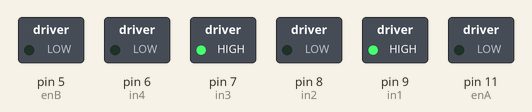
A sketch run on a simulated Arduino Uno, built with avr-gcc and run on an emulated ATmega328P. On the bench: switched loads named in the sketch (green lamp = pin HIGH).

Above: at 0.1 s.
Timing chart, 0 to 1.6 s (numbered marks = the images above):
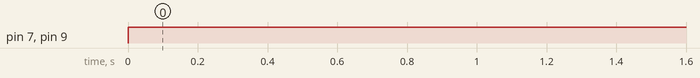

The sketch:

motor_control_with_fail_safe_and_bluetooth.ino
```cpp
// L298N motor driver control pins
const byte enA = 11;
const byte in1 = 9;
const byte in2 = 8;
const byte in3 = 7;
const byte in4 = 6;
const byte enB = 5;

// Ultrasonic Sensor Pins (3-wire mode)
const byte uss_left = 12;
const byte uss_mid = 10;
const byte uss_right = 4;

byte left_speed, right_speed;
bool speed_received = false;

// Minimum distance for collision in centimeters
const short threshold = 15;

void setup() {
  // Define pin modes
  pinMode(in1, OUTPUT);
  pinMode(in2, OUTPUT);
  pinMode(in3, OUTPUT);
  pinMode(in4, OUTPUT);

  // Initialize Serial for printing results
  Serial.begin(9600);
  // Ensure Serial is ready
  while (! Serial);
}

void loop() {
  // Check if any of the distances from the 3 ultrasonic sensors were below the threshold.
  /*if (getUltrasonicDistance(uss_mid) < threshold ||
      getUltrasonicDistance(uss_left) < threshold ||
      getUltrasonicDistance(uss_right) < threshold){
    stop_and_wait(5000);
    return;
  }*/


  if (Serial.available() == 2){
    left_speed = Serial.read();
    right_speed = Serial.read();
    Serial.print("L: ");
    Serial.println(left_speed);
    Serial.print("R: ");
    Serial.println(right_speed);
  }
  setLeftSpeed(left_speed);
  setRightSpeed(right_speed);
}

void stop_and_wait(int millisecs){
    setLeftSpeed(0);
    setRightSpeed(0);
    delay(millisecs);
}

void setLeftSpeed(byte num){
  analogWrite(enB, num);
  digitalWrite(in3, HIGH);
  digitalWrite(in4, LOW);
}

void setRightSpeed(byte num){
  analogWrite(enA, num);
  digitalWrite(in1, HIGH);
  digitalWrite(in2, LOW);
}

// Calculate distance from ultrasonic sensor readings
int getUltrasonicDistance(int pin){
  pinMode(pin, OUTPUT);
  digitalWrite(pin, HIGH);
  delay(20);
  digitalWrite(pin, LOW);
  pinMode(pin, INPUT);
  int result = pulseIn(pin, HIGH, (unsigned long)60000) / 29 / 2;
  // Serial.println(result);
  return result;
}
```

Measured:
- by itself, pin 7 (in3), pin 9 (in1): LOW → HIGH at 0.00 s
